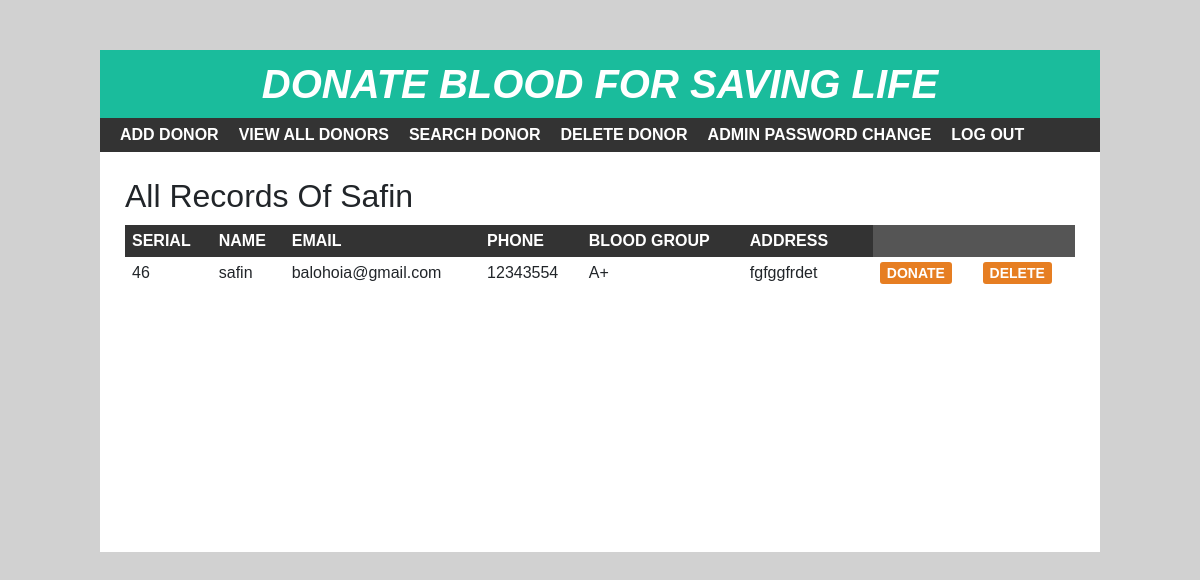
Screenshot of /viewdetails.php?serial=46 with the database file from the repository.
### tables this page shows
CREATE TABLE `donorlist` (
  `Name` text NOT NULL,
  `Blood_Group` varchar(60) NOT NULL,
  `email` varchar(60) NOT NULL,
  `phone` varchar(30) NOT NULL,
  `Address` varchar(10) NOT NULL,
  `count` int(10) NOT NULL,
  `serial` int(11) NOT NULL,
  `DEL` int(10) DEFAULT NULL
);

### viewdetails.php (the view)
<?php
include 'header.php';
?>
<div id="main-content">
     <?php
$conn = mysqli_connect("localhost","root","","rcf_task");
$serial = $_GET['serial'];
$sql = "SELECT * FROM donorlist where serial = {$serial}";
$result = mysqli_query($conn,$sql) or die("query unsuccessfull");
if(mysqli_num_rows($result)>0)
{
    while ($row = mysqli_fetch_assoc($result))
    {
?>
<h2>All records of <?php echo $row['Name'] ?></h2>
    <?php } ?>
<?php } ?>
<?php
$serial = $_GET['serial'];
$conn = mysqli_connect("localhost","root","","rcf_task");
$sql = "SELECT * FROM donorlist where serial = {$serial}";
$result = mysqli_query($conn,$sql) or die("query unsuccessfull");
if(mysqli_num_rows($result)>0)
{
?>
<table cellpadding="7px">
<thead>
<th>Serial</th>
<th>Name</th>
<th>Email</th>
<th>Phone</th>
<th>Blood Group</th>
<th>Address</th>
</thead>
<tbody>
<?php
while($row=mysqli_fetch_assoc($result))
{
?>
<tr>
<td><?php echo $row['serial']  ?></td>
<td><?php echo $row['Name']  ?></td>
<td><?php echo $row['email']  ?></td>
<td><?php echo $row['phone']  ?></td>
<td><?php echo $row['Blood_Group']  ?></td>
<td colspan="2"><?php echo $row['Address']  ?></td>
<td>
 <a href="./includes/donatenow.php?serial=<?php echo $row['serial']?>">Donate</a>
</td>
<td>
<a href="./includes/delete.php?serial=<?php echo $row['serial']?>">Delete</a>
</td>
</tr>
<?php } ?>
</tbody>
</table>
<?php } ?>
</div>

### css/style.css (style rules this page uses)
body { font:16px arial; margin: 0; padding: 0; background: #d1d1d1; }
#main-content { padding: 25px; min-height: 400px; }
#main-content h2 { margin: 0 0 10px; text-transform: capitalize; }
#main-content table { width: 100%; background-color: #555; margin: 0 0 20px; }
#main-content table th { color: #fff; background-color: #333; text-transform: uppercase; }
#main-content table th:last-child { width: 130px; }
#main-content table td { background-color: #fff; }
#main-content table td a { font-size: 14px; font-weight: 600; text-transform: uppercase; padding: 3px 7px; color: #fff; background-color: #e67e22; text-decoration: none; border-radius: 3px; }

### rows the page displays
donorlist: Name "Safin", serial "46", Name "safin", email "balohoia@gmail.com", phone "12343554", Blood_Group "A+", Address "fgfggfrdet"
